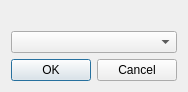
<?xml version="1.0" encoding="UTF-8"?>
<ui version="4.0">
 <class>UtilItemPicker</class>
 <widget class="QDialog" name="UtilItemPicker">
  <property name="geometry">
   <rect>
    <x>0</x>
    <y>0</y>
    <width>174</width>
    <height>86</height>
   </rect>
  </property>
  <property name="windowTitle">
   <string>Item Picker</string>
  </property>
  <layout class="QGridLayout" name="gridLayout">
   <property name="sizeConstraint">
    <enum>QLayout::SetFixedSize</enum>
   </property>
   <item row="0" column="0">
    <widget class="QLabel" name="label">
     <property name="wordWrap">
      <bool>true</bool>
     </property>
     <property name="openExternalLinks">
      <bool>true</bool>
     </property>
    </widget>
   </item>
   <item row="1" column="0">
    <widget class="QComboBox" name="edit"/>
   </item>
   <item row="2" column="0">
    <widget class="QDialogButtonBox" name="box">
     <property name="orientation">
      <enum>Qt::Horizontal</enum>
     </property>
     <property name="standardButtons">
      <set>QDialogButtonBox::Cancel|QDialogButtonBox::Ok</set>
     </property>
    </widget>
   </item>
  </layout>
 </widget>
 <resources/>
 <connections>
  <connection>
   <sender>box</sender>
   <signal>accepted()</signal>
   <receiver>UtilItemPicker</receiver>
   <slot>accept()</slot>
  </connection>
  <connection>
   <sender>box</sender>
   <signal>rejected()</signal>
   <receiver>UtilItemPicker</receiver>
   <slot>reject()</slot>
  </connection>
 </connections>
</ui>
